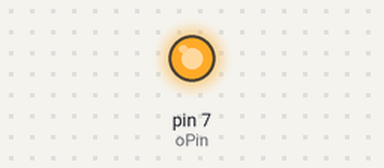
This sketch was run on a simulated Arduino Uno, built with avr-gcc and run on an emulated ATmega328P. On the bench: output pins drawn as LEDs (lit = HIGH).

Above: at 0.89 s.
At 3.9 s:
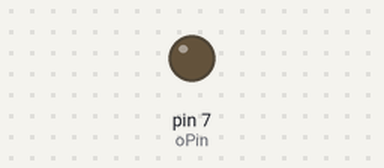
Timing chart, 0 to 5.9 s (numbered marks = the images above):
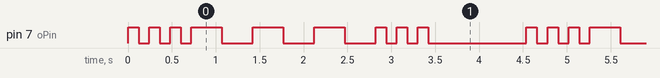

Measured:
- by itself, pin 7 (oPin): repeats every 4.5 s: 2 × (LOW 0.12 s, HIGH 0.12 s), LOW 0.12 s, 3 × (HIGH 0.35 s, LOW 0.35 s), 2 × (HIGH 0.12 s, LOW 0.12 s), HIGH 0.12 s, LOW 1.1 s, HIGH 0.12 s
- by itself, everything shown: repeats every 4.5 s, in 18 steps

The sketch:

2_VARIABLE_CONCEPT.ino
```cpp
int oPin = 7;
float dit = 120;
float daat = 350;
void setup() {
  pinMode(oPin,OUTPUT);

}

void loop() {

  digitalWrite(oPin,HIGH);
  delay(dit);
  digitalWrite(oPin,LOW);
  delay(dit);

  digitalWrite(oPin,HIGH);
  delay(dit);
  digitalWrite(oPin,LOW);
  delay(dit);

  digitalWrite(oPin,HIGH);
  delay(dit);
  digitalWrite(oPin,LOW);
  delay(dit);

  digitalWrite(oPin,HIGH);
  delay(daat);
  digitalWrite(oPin,LOW);
  delay(daat);

  digitalWrite(oPin,HIGH);
  delay(daat);
  digitalWrite(oPin,LOW);
  delay(daat);

  digitalWrite(oPin,HIGH);
  delay(daat);
  digitalWrite(oPin,LOW);
  delay(daat);

  digitalWrite(oPin,HIGH);
  delay(dit);
  digitalWrite(oPin,LOW);
  delay(dit);

  digitalWrite(oPin,HIGH);
  delay(dit);
  digitalWrite(oPin,LOW);
  delay(dit);

  digitalWrite(oPin,HIGH);
  delay(dit);
  digitalWrite(oPin,LOW);
  delay(dit);


  delay(1000);
}
```
